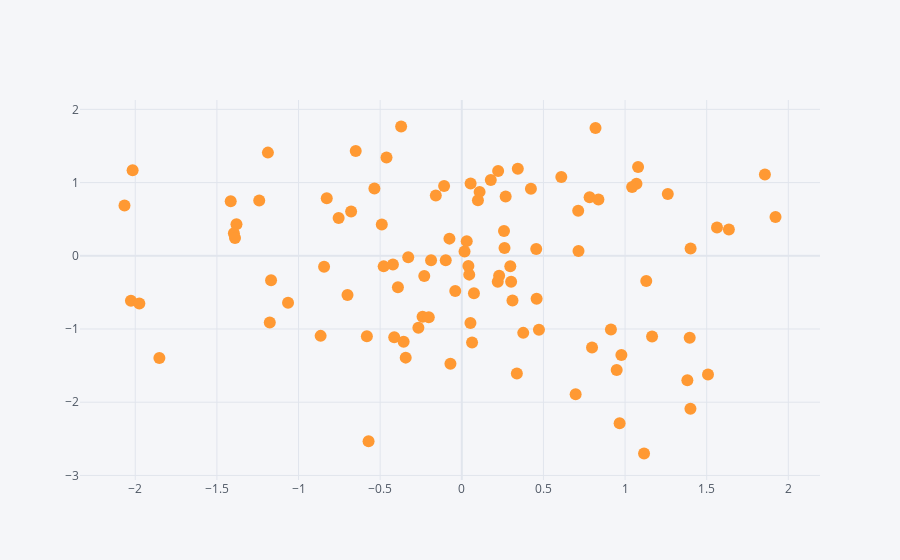

Notebook cell for this chart:
### Code cell
dataset1.iplot(kind='scatter',x='a',y='c',mode='markers')
